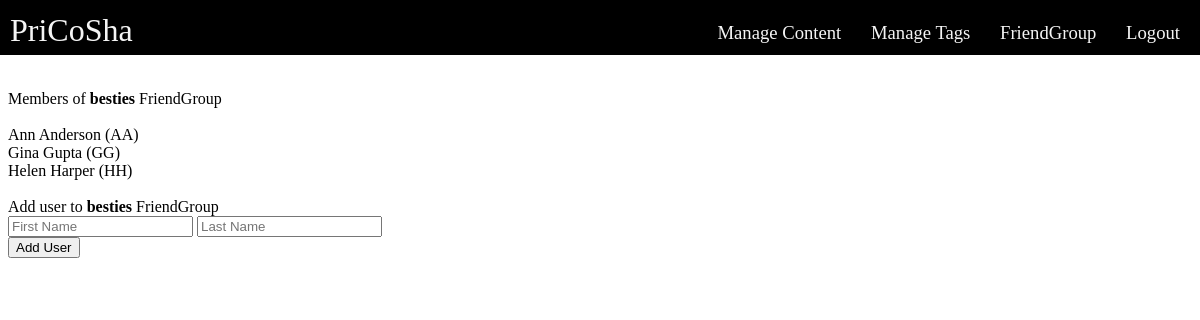
The app's page /validFriendGroup.php?friendGroup=besties (signed in) with its own data.
### tables this page shows
CREATE TABLE `person` (
  `username` varchar(50) NOT NULL,
  `password` varchar(100) DEFAULT NULL,
  `first_name` varchar(50) DEFAULT NULL,
  `last_name` varchar(50) DEFAULT NULL
);

### validFriendGroup.php (the view, shortened to what this page needs)
<!DOCTYPE html>
<html>
    <head>
        <link rel = "stylesheet" href = "back/header.css">
    </head>
    <body>
        <?php include "back/header.php"?>
        <div id = "main">
            <?php
                $conn = new PDO("mysql:host=localhost;dbname=databaseproject", "root", "");
                $error = "";
                $friendGroup = $_GET["friendGroup"];
                $cmd = "SELECT username, first_name, last_name FROM person WHERE username in (SELECT username FROM member WHERE username_creator='$_SESSION[userSession]' AND group_name = '$friendGroup')";
                $statement = $conn->prepare($cmd);
                $statement->execute();
                $result = $statement->fetch();
                echo "Members of <b>$friendGroup</b> FriendGroup<br/><br/>";
                do{
                echo "<div> $result[first_name] $result[last_name] (".$result['username'].") </div>";
                }while($result = $statement->fetch());
                echo "
                    <br/>
                    <div>Add user to <b>$friendGroup</b> FriendGroup</div>
                    <form action='back/registerValidMember.php' method='POST'>
                        <input name='FName' placeholder='First Name' type='text'/>
                        <input name='LName' placeholder='Last Name' type='text'/> <br/>
                        <input name='friendGroup' value='$friendGroup' type='hidden'/>
                        <input value = 'Add User' type='submit'>
                    </form> <br/> $error
                ";
            ?>
        </div>
    </body>
</html>

### back/header.css (style rules this page uses)
#main { margin-top:90px; }

### records on screen
person: first_name "Ann", last_name "Anderson", username "AA"
person: first_name "Gina", last_name "Gupta", username "GG"
person: first_name "Helen", last_name "Harper", username "HH"

### other values on screen
$friendGroup "besties"
